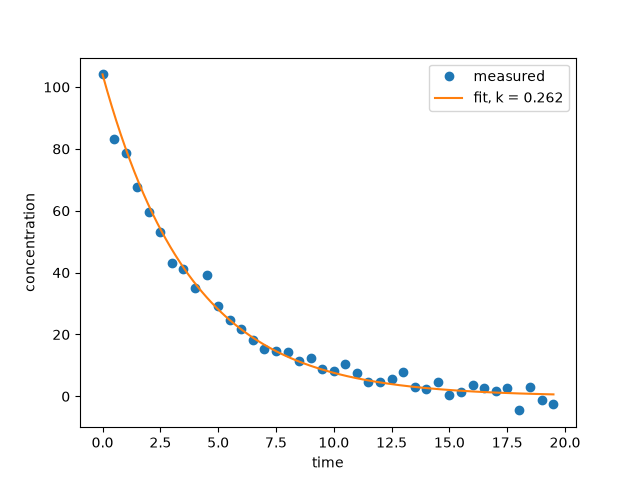

Here is the Python script that generated this plot:
"""
PW2 Lab B Part 3 -- fit a reaction's rate constant to measured data.

A first-order reaction decays as  C(t) = C0 * exp(-k*t).  You have noisy
concentration-vs-time measurements; find the k that best matches them.
Complete the TODOs. Run:  python kinetics.py
"""
import numpy as np
import matplotlib.pyplot as plt
from scipy.optimize import minimize


# TODO 1: read kinetics.csv (columns time, concentration) into arrays t, C.
#         Set C0 = the first concentration.
data = np.loadtxt("kinetics.csv", delimiter=",", skiprows=1)
t = data[:, 0]
C = data[:, 1]
C0 = C[0]
# TODO 2: write total_error(k) = sum of (measured - C0*exp(-k*t))^2.
#         This is the "how bad" number: small when the model matches the data.
def total_error(k):
    model = C0 * np.exp(-k*t)
    return np.sum((C - model)**2)

# TODO 3: minimise total_error with scipy.optimize.minimize (method "SLSQP",
#         bounds [(0, 5)], start x0=0.5). Print the fitted k.
result = minimize(total_error, 0.5, method = "SLSQP", bounds = [(0,5)])
k = result.x[0]
print(f"Fitted result : {k:.4f}")

# TODO 4: plot the measured data (points) and your fitted curve (line) together.
#         Save as kinetics.png.
t_smooth = np.linspace(t.min(), t.max(), 200)   # hamar əyri üçün 200 nöqtə
plt.plot(t, C, "o", label="measured")
plt.plot(t_smooth, C0 * np.exp(-k * t_smooth), "-",
         label=f"fit, k = {k:.3f}")
plt.xlabel("time")
plt.ylabel("concentration")
plt.legend()
plt.savefig("kinetics.png")
